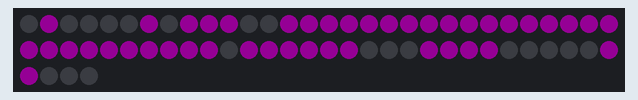
This sketch was run on a simulated ESP32. Parts: 64 RGB LEDs in strip order, left to right, continuing on the next row. Dim RGB values are drawn brighter than linear.

Above: at 0.6 s.

The sketch:

heart.ino
```cpp
#include "Adafruit_NeoPixel.h"  // подключаем библиотеку

#define BRIGHT 20

#define HEART_PIN 32  // указываем пин для подключения ленты

#define NUMPIXELS_HEART 64  // указываем количество светодиодов в ленте

// создаем объект strip с нужными характеристиками
Adafruit_NeoPixel heart(NUMPIXELS_HEART, HEART_PIN, NEO_GRB + NEO_KHZ800);


void setup() {
  heart.begin();                // инициализируем ленту
  heart.setBrightness(BRIGHT);  // указываем яркость светодиодов (максимум 255)
  heart.clear();
  delay(500);
}

void loop() {
  heart.setPixelColor(59, heart.Color(255, 0, 255));
  heart.setPixelColor(60, heart.Color(255, 0, 255));
  heart.show();  // отправляем сигнал на ленту

  heart.setPixelColor(53, heart.Color(255, 0, 255));
  heart.setPixelColor(52, heart.Color(255, 0, 255));
  heart.setPixelColor(51, heart.Color(255, 0, 255));
  heart.setPixelColor(50, heart.Color(255, 0, 255));
  heart.show();  // отправляем сигнал на ленту

  heart.setPixelColor(46, heart.Color(255, 0, 255));
  heart.setPixelColor(45, heart.Color(255, 0, 255));
  heart.setPixelColor(44, heart.Color(255, 0, 255));
  heart.setPixelColor(43, heart.Color(255, 0, 255));
  heart.setPixelColor(42, heart.Color(255, 0, 255));
  heart.setPixelColor(41, heart.Color(255, 0, 255));
  heart.show();  // отправляем сигнал на ленту

  heart.setPixelColor(39, heart.Color(255, 0, 255));
  heart.setPixelColor(38, heart.Color(255, 0, 255));
  heart.setPixelColor(37, heart.Color(255, 0, 255));
  heart.setPixelColor(36, heart.Color(255, 0, 255));
  heart.setPixelColor(35, heart.Color(255, 0, 255));
  heart.setPixelColor(34, heart.Color(255, 0, 255));
  heart.setPixelColor(33, heart.Color(255, 0, 255));
  heart.setPixelColor(32, heart.Color(255, 0, 255));
  heart.show();  // отправляем сигнал на ленту

  heart.setPixelColor(31, heart.Color(255, 0, 255));
  heart.setPixelColor(30, heart.Color(255, 0, 255));
  heart.setPixelColor(29, heart.Color(255, 0, 255));
  heart.setPixelColor(28, heart.Color(255, 0, 255));
  heart.setPixelColor(27, heart.Color(255, 0, 255));
  heart.setPixelColor(26, heart.Color(255, 0, 255));
  heart.setPixelColor(25, heart.Color(255, 0, 255));
  heart.setPixelColor(24, heart.Color(255, 0, 255));
  heart.show();  // отправляем сигнал на ленту

  heart.setPixelColor(23, heart.Color(255, 0, 255));
  heart.setPixelColor(22, heart.Color(255, 0, 255));
  heart.setPixelColor(21, heart.Color(255, 0, 255));
  heart.setPixelColor(20, heart.Color(255, 0, 255));
  heart.setPixelColor(19, heart.Color(255, 0, 255));
  heart.setPixelColor(18, heart.Color(255, 0, 255));
  heart.setPixelColor(17, heart.Color(255, 0, 255));
  heart.setPixelColor(16, heart.Color(255, 0, 255));
  heart.show();  // отправляем сигнал на ленту

  heart.setPixelColor(15, heart.Color(255, 0, 255));
  heart.setPixelColor(14, heart.Color(255, 0, 255));
  heart.setPixelColor(13, heart.Color(255, 0, 255));
  heart.setPixelColor(10, heart.Color(255, 0, 255));
  heart.setPixelColor(9, heart.Color(255, 0, 255));
  heart.setPixelColor(8, heart.Color(255, 0, 255));
  heart.show();  // отправляем сигнал на ленту

  heart.setPixelColor(6, heart.Color(255, 0, 255));
  heart.setPixelColor(1, heart.Color(255, 0, 255));
  heart.show();  // отправляем сигнал на ленту


}
```
